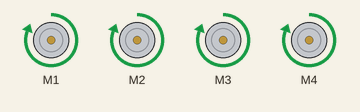
The sketch below on a simulated Arduino Uno, built with avr-gcc and run on an emulated ATmega328P. Shown: 4 × DC motor (green arrow = forward, orange = backward, longer = faster).

Above: at 0.1 s.
At 5.1 s:
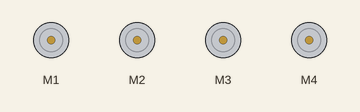
Timing chart, 0 to 6.6 s (numbered marks = the images above):
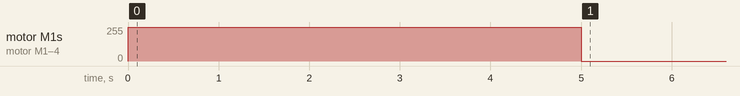

The sketch:

testing.ino
```cpp
#include <AFMotor.h>

AF_DCMotor motor1(1);
AF_DCMotor motor2(2);
AF_DCMotor motor3(3);
AF_DCMotor motor4(4);

unsigned long startMillis;
unsigned long currentMillis;
const unsigned long period = 5000;

void setup() {
  Serial.begin(9600);
  startMillis = millis();
  motor1.setSpeed(255); //don't set speed lower than 110
  motor2.setSpeed(255);
  motor3.setSpeed(255);
  motor4.setSpeed(255);
}

void loop() {
  currentMillis = millis();
  if (currentMillis - startMillis < period) {
    motor1.run(FORWARD);
    motor2.run(FORWARD);
    motor3.run(FORWARD);
    motor4.run(FORWARD);
  }
  else {
    motor1.run(RELEASE); //setSpeed(0)
    motor2.run(RELEASE);
    motor3.run(RELEASE);
    motor4.run(RELEASE);
  }
}
```

Measured:
- by itself, motor M1–4: stopped → forward 255/255 at 0.00 s, → stopped 5.0 s later
